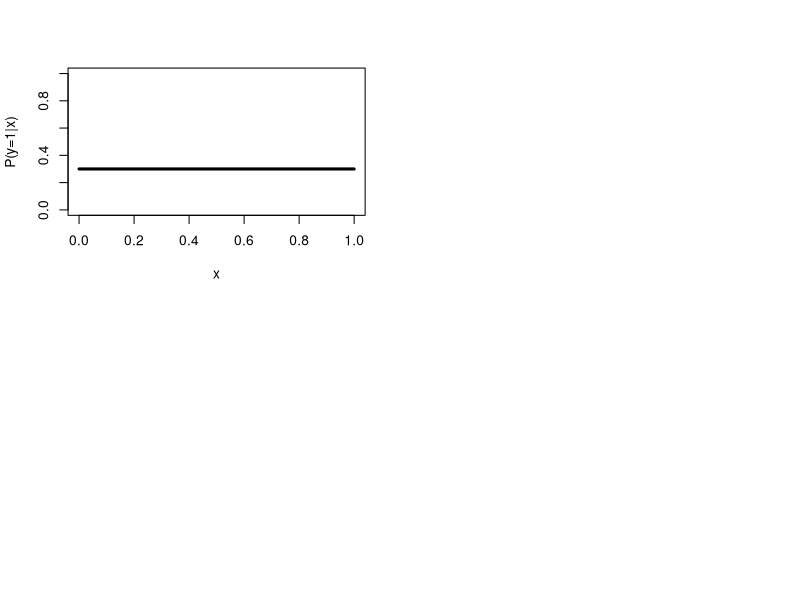

Source code (R): (Note: this script raises an error after producing the figure.)
####Appendix S4:R code for the CLK method and the simulations


###The simulated species are very similar to Phillips and Elith (2013). 
###The model fitting for LI and LK methods adopted the R code provided by Phillips and Elith (2013)

library(nloptr)
library(msm)

setwd("H:/R/SDM/PO")

# The following function NEW provide the new CLK method proposed in the paper
# It takes one extra arguments:
# 'fun"-- the type of link function used to fit the data
# 3 functions were used in the paper, logit, log and complementary loglog functions
# 
# Optional arguments include:
#   "quadratic" -- true if quadratic terms are to be used
#   "nlines"  -- the number of replicates in the experiment
#   "xl" -- true if the x axis labels are to be included in the plot
#  


NEW<-function(prevalence,presence,background,fun) 
{
  presence <- cbind(1, as.matrix(presence))
  background <- cbind(1, as.matrix(background))
  x0<-c(rep(1,npar))
  fn<-function(x) -mean(log(fun(presence,x)))
  heq <- function(x) mean(fun(background,x))-prevalence # heq == 0
  auglag(c(rep(0.5,npar)), fn, heq = heq,localsolver="lbfgs")$par # with COBYLA  choose c(1,1) as the starting value
}  


# Simulated response functions used
constant <- function(x) 0.3*(x/x)
linear<- function(x) 0.05 + 0.2*x
exponential<-function(x) exp(-4+4*x)
Quadratic <- function(x) .5 - 1.333*((x-0.5)*(x-0.5))
Gaussian <- function(x) 0.75*exp(-(4*x-2)^2)

semilogistic <- function(x) 8*plogis(-4+2*x)
logistic_2 <- function(x) plogis(-4+8*x)
logistic_1 <- function(x) plogis(-4+2*x)

fun0<-function (x,beta) {plogis(x%*%beta)}  ##logit function
fun<-function (x,beta) {exp(x%*%beta)}  ##exponential function
fun1<-function(x,beta) {1-exp(-exp(x%*%beta))}###completentary loglog function


###############paramters that needs to be changed #########
choice<-c("constant","linear","exponential","semilogistic","logistic_2","logistic_1","Quadratic","Gaussian")
quadratic<-F
#########################################################

npar<-if (quadratic) npar<-3 else npar<-2

xl<-T
np <-1000
nb <-20000
nt<-20000
nlines<-100


xfun<-function (num) runif(num)

par(mfrow=c(2,2))

for (ii in 1:length(choice))
{ 
  pp<-get(noquote(choice[ii]))
  
  if (ii>6) quadratic<-T
  
  print (pp)
  
  #############can change testx to different distribution #####
  test<-sort(xfun(nt))
  
  
  err<-matrix(0,nlines,9)
  
  ############## draw the P picture $$$$$$$$$$$
  truth <- pp(test)
  plot(test, truth, col=1, type="l", xlab="x", ylab="P(y=1|x)", ylim=c(0,1), lwd=3, xaxt='n')
  axis(1, labels=xl)
  
  test <- if (quadratic) {cbind(test, test*test) } else test
  
  NEWbeta<-matrix(0,nlines,npar)
  NEWbeta0<-matrix(0,nlines,npar)
  NEWbeta1<-matrix(0,nlines,npar)
  
  for (i in 1:nlines) 
  {
    print (ii)
    print (i)
    ####### generate presence data, x 
    x<-xfun(nt)
    
    p <- pp(x)
    # make some presence-absence data
    y <- rbinom(nt, 1, p)
    if (sum(y) < np) stop("Prevalence is low, need more than 50000 samples") 
    # keep np presence points
    px <- x[y==1][1:np]
    
    
    presence <- if (quadratic) data.frame(x=px, xx=px*px) else data.frame(x=px)
    
    # generate random background data
    bx<-xfun(nb)
    background <- if (quadratic) data.frame(x=bx, xx=bx*bx) else data.frame(x=bx)
    
    prevalence <- mean(p)
    prevalencemin <- min(0.99, prevalence+0.1)
    prevalencemax <- max(0.01, prevalence-0.1)
    
    
    NEWbeta0[i,]<-NEW(prevalence, presence, background,fun0)
    NEWbeta[i,]<-NEW(prevalence, presence, background,fun)
    NEWbeta1[i,]<-NEW(prevalence, presence, background,fun1)
    
    makeline1(NEWbeta[i,],test,fun, col="yellow", lwd=3)
    makeline1(NEWbeta0[i,],test,fun0,col="red", lwd=3)
    makeline1(NEWbeta1[i,],test,fun1, col="blue",lwd=3)
    
    ## The model fitting for LI and LK method adopted the function LI and LI provided by Phillips and Elith (2013)
    ## with the extra argument fun
    ##  LKbeta[i,]<-LK(presence, background,fun0)
    ##  LIbeta[i,]<-LI(presence, background,fun0)  
    
  } ###end of i in nline loop
  
  new0max<-NEW(prevalencemax, presence, background,fun0)
  new0min<-NEW(prevalencemin, presence, background,fun0)
  
  makeline1(new0max,test,fun0, col="red",lty=5, lwd=3)
  makeline1(new0min,test,fun0, col="red",lty=5, lwd=3)
  
  newmax<-NEW(prevalencemax, presence, background,fun)
  newmin<-NEW(prevalencemin, presence, background,fun)
  
  makeline1(newmax,test,fun, col="yellow",lty=5, lwd=3)
  makeline1(newmin,test,fun, col="yellow",lty=5, lwd=3)
  
  new1max<-NEW(prevalencemax, presence, background,fun1)
  new1min<-NEW(prevalencemin, presence, background,fun1)
  
  makeline1(new1max,test,fun1, col="blue",lty=5, lwd=3)
  makeline1(new1min,test,fun1, col="blue",lty=5, lwd=3)
  
  lines(test,truth, col="black", type="l", lwd=3,main=choice[ii])
} ### end of ii in nfunction loops  


# plot a logistic model with parameters given by "beta" applied to predictors in "dat"
makeline1 <- function(beta, dat,fun, ...) 
{
  preds <- apply(as.matrix(dat), 1, function(x) fun(c(1,x),beta))
  lines(as.matrix(dat)[,1], preds, ...)
}
